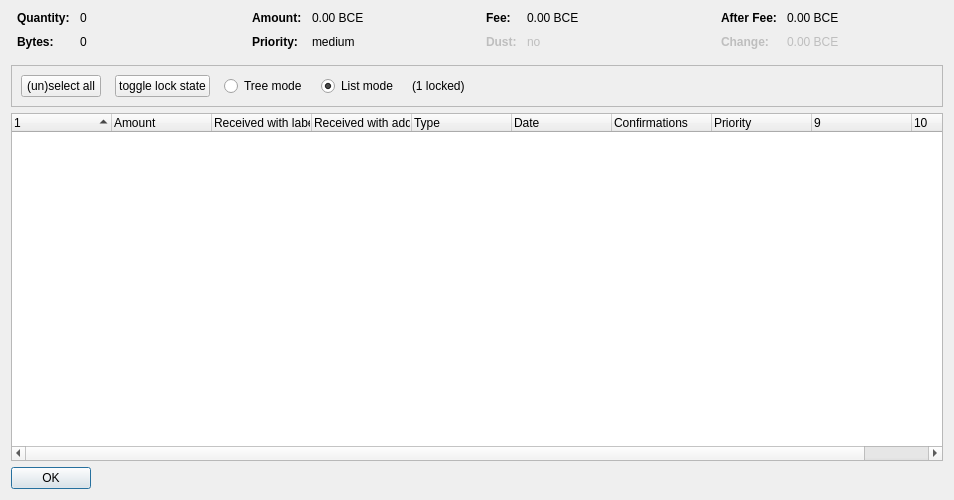
<?xml version="1.0" encoding="UTF-8"?>
<ui version="4.0">
 <class>CoinControlDialog</class>
 <widget class="QDialog" name="CoinControlDialog">
  <property name="geometry">
   <rect>
    <x>0</x>
    <y>0</y>
    <width>954</width>
    <height>500</height>
   </rect>
  </property>
  <property name="windowTitle">
   <string>Coin Selection</string>
  </property>
  <layout class="QVBoxLayout" name="verticalLayout">
   <item>
    <layout class="QHBoxLayout" name="horizontalLayoutTop" stretch="0,0,0,0">
     <property name="topMargin">
      <number>0</number>
     </property>
     <property name="bottomMargin">
      <number>10</number>
     </property>
     <item>
      <layout class="QFormLayout" name="formLayoutCoinControl1">
       <property name="horizontalSpacing">
        <number>10</number>
       </property>
       <property name="verticalSpacing">
        <number>10</number>
       </property>
       <property name="leftMargin">
        <number>6</number>
       </property>
       <property name="rightMargin">
        <number>6</number>
       </property>
       <item row="0" column="0">
        <widget class="QLabel" name="labelCoinControlQuantityText">
         <property name="font">
          <font>
           <weight>75</weight>
           <bold>true</bold>
          </font>
         </property>
         <property name="text">
          <string>Quantity:</string>
         </property>
        </widget>
       </item>
       <item row="0" column="1">
        <widget class="QLabel" name="labelCoinControlQuantity">
         <property name="cursor">
          <cursorShape>IBeamCursor</cursorShape>
         </property>
         <property name="contextMenuPolicy">
          <enum>Qt::ActionsContextMenu</enum>
         </property>
         <property name="text">
          <string notr="true">0</string>
         </property>
         <property name="textInteractionFlags">
          <set>Qt::LinksAccessibleByMouse|Qt::TextSelectableByKeyboard|Qt::TextSelectableByMouse</set>
         </property>
        </widget>
       </item>
       <item row="1" column="0">
        <widget class="QLabel" name="labelCoinControlBytesText">
         <property name="font">
          <font>
           <weight>75</weight>
           <bold>true</bold>
          </font>
         </property>
         <property name="text">
          <string>Bytes:</string>
         </property>
        </widget>
       </item>
       <item row="1" column="1">
        <widget class="QLabel" name="labelCoinControlBytes">
         <property name="cursor">
          <cursorShape>IBeamCursor</cursorShape>
         </property>
         <property name="contextMenuPolicy">
          <enum>Qt::ActionsContextMenu</enum>
         </property>
         <property name="text">
          <string notr="true">0</string>
         </property>
         <property name="textInteractionFlags">
          <set>Qt::LinksAccessibleByMouse|Qt::TextSelectableByKeyboard|Qt::TextSelectableByMouse</set>
         </property>
        </widget>
       </item>
      </layout>
     </item>
     <item>
      <layout class="QFormLayout" name="formLayoutCoinControl2">
       <property name="horizontalSpacing">
        <number>10</number>
       </property>
       <property name="verticalSpacing">
        <number>10</number>
       </property>
       <property name="leftMargin">
        <number>6</number>
       </property>
       <property name="rightMargin">
        <number>6</number>
       </property>
       <item row="0" column="0">
        <widget class="QLabel" name="labelCoinControlAmountText">
         <property name="font">
          <font>
           <weight>75</weight>
           <bold>true</bold>
          </font>
         </property>
         <property name="text">
          <string>Amount:</string>
         </property>
        </widget>
       </item>
       <item row="0" column="1">
        <widget class="QLabel" name="labelCoinControlAmount">
         <property name="cursor">
          <cursorShape>IBeamCursor</cursorShape>
         </property>
         <property name="contextMenuPolicy">
          <enum>Qt::ActionsContextMenu</enum>
         </property>
         <property name="text">
          <string notr="true">0.00 BCE</string>
         </property>
         <property name="textInteractionFlags">
          <set>Qt::LinksAccessibleByMouse|Qt::TextSelectableByKeyboard|Qt::TextSelectableByMouse</set>
         </property>
        </widget>
       </item>
       <item row="1" column="0">
        <widget class="QLabel" name="labelCoinControlPriorityText">
         <property name="font">
          <font>
           <weight>75</weight>
           <bold>true</bold>
          </font>
         </property>
         <property name="text">
          <string>Priority:</string>
         </property>
        </widget>
       </item>
       <item row="1" column="1">
        <widget class="QLabel" name="labelCoinControlPriority">
         <property name="cursor">
          <cursorShape>IBeamCursor</cursorShape>
         </property>
         <property name="contextMenuPolicy">
          <enum>Qt::ActionsContextMenu</enum>
         </property>
         <property name="text">
          <string>medium</string>
         </property>
         <property name="textInteractionFlags">
          <set>Qt::LinksAccessibleByMouse|Qt::TextSelectableByKeyboard|Qt::TextSelectableByMouse</set>
         </property>
        </widget>
       </item>
      </layout>
     </item>
     <item>
      <layout class="QFormLayout" name="formLayoutCoinControl3">
       <property name="horizontalSpacing">
        <number>10</number>
       </property>
       <property name="verticalSpacing">
        <number>10</number>
       </property>
       <property name="leftMargin">
        <number>6</number>
       </property>
       <property name="rightMargin">
        <number>6</number>
       </property>
       <item row="0" column="0">
        <widget class="QLabel" name="labelCoinControlFeeText">
         <property name="font">
          <font>
           <weight>75</weight>
           <bold>true</bold>
          </font>
         </property>
         <property name="text">
          <string>Fee:</string>
         </property>
        </widget>
       </item>
       <item row="0" column="1">
        <widget class="QLabel" name="labelCoinControlFee">
         <property name="cursor">
          <cursorShape>IBeamCursor</cursorShape>
         </property>
         <property name="contextMenuPolicy">
          <enum>Qt::ActionsContextMenu</enum>
         </property>
         <property name="text">
          <string notr="true">0.00 BCE</string>
         </property>
         <property name="textInteractionFlags">
          <set>Qt::LinksAccessibleByMouse|Qt::TextSelectableByKeyboard|Qt::TextSelectableByMouse</set>
         </property>
        </widget>
       </item>
       <item row="1" column="0">
        <widget class="QLabel" name="labelCoinControlLowOutputText">
         <property name="enabled">
          <bool>false</bool>
         </property>
         <property name="font">
          <font>
           <weight>75</weight>
           <bold>true</bold>
          </font>
         </property>
         <property name="text">
          <string>Dust:</string>
         </property>
        </widget>
       </item>
       <item row="1" column="1">
        <widget class="QLabel" name="labelCoinControlLowOutput">
         <property name="enabled">
          <bool>false</bool>
         </property>
         <property name="cursor">
          <cursorShape>IBeamCursor</cursorShape>
         </property>
         <property name="contextMenuPolicy">
          <enum>Qt::ActionsContextMenu</enum>
         </property>
         <property name="text">
          <string>no</string>
         </property>
         <property name="textInteractionFlags">
          <set>Qt::LinksAccessibleByMouse|Qt::TextSelectableByKeyboard|Qt::TextSelectableByMouse</set>
         </property>
        </widget>
       </item>
      </layout>
     </item>
     <item>
      <layout class="QFormLayout" name="formLayoutCoinControl4">
       <property name="horizontalSpacing">
        <number>10</number>
       </property>
       <property name="verticalSpacing">
        <number>10</number>
       </property>
       <property name="leftMargin">
        <number>6</number>
       </property>
       <property name="rightMargin">
        <number>6</number>
       </property>
       <item row="0" column="0">
        <widget class="QLabel" name="labelCoinControlAfterFeeText">
         <property name="font">
          <font>
           <weight>75</weight>
           <bold>true</bold>
          </font>
         </property>
         <property name="text">
          <string>After Fee:</string>
         </property>
        </widget>
       </item>
       <item row="0" column="1">
        <widget class="QLabel" name="labelCoinControlAfterFee">
         <property name="cursor">
          <cursorShape>IBeamCursor</cursorShape>
         </property>
         <property name="contextMenuPolicy">
          <enum>Qt::ActionsContextMenu</enum>
         </property>
         <property name="text">
          <string notr="true">0.00 BCE</string>
         </property>
         <property name="textInteractionFlags">
          <set>Qt::LinksAccessibleByMouse|Qt::TextSelectableByKeyboard|Qt::TextSelectableByMouse</set>
         </property>
        </widget>
       </item>
       <item row="1" column="0">
        <widget class="QLabel" name="labelCoinControlChangeText">
         <property name="enabled">
          <bool>false</bool>
         </property>
         <property name="font">
          <font>
           <weight>75</weight>
           <bold>true</bold>
          </font>
         </property>
         <property name="text">
          <string>Change:</string>
         </property>
        </widget>
       </item>
       <item row="1" column="1">
        <widget class="QLabel" name="labelCoinControlChange">
         <property name="enabled">
          <bool>false</bool>
         </property>
         <property name="cursor">
          <cursorShape>IBeamCursor</cursorShape>
         </property>
         <property name="contextMenuPolicy">
          <enum>Qt::ActionsContextMenu</enum>
         </property>
         <property name="text">
          <string notr="true">0.00 BCE</string>
         </property>
         <property name="textInteractionFlags">
          <set>Qt::LinksAccessibleByMouse|Qt::TextSelectableByKeyboard|Qt::TextSelectableByMouse</set>
         </property>
        </widget>
       </item>
      </layout>
     </item>
    </layout>
   </item>
   <item>
    <widget class="QFrame" name="frame">
     <property name="minimumSize">
      <size>
       <width>0</width>
       <height>40</height>
      </size>
     </property>
     <property name="frameShape">
      <enum>QFrame::StyledPanel</enum>
     </property>
     <property name="frameShadow">
      <enum>QFrame::Sunken</enum>
     </property>
     <layout class="QHBoxLayout" name="horizontalLayout">
      <item>
       <layout class="QHBoxLayout" name="horizontalLayoutPanel" stretch="0,0,0,0,0,0">
        <property name="spacing">
         <number>14</number>
        </property>
        <item>
         <widget class="QPushButton" name="pushButtonSelectAll">
          <property name="sizePolicy">
           <sizepolicy hsizetype="Maximum" vsizetype="Fixed">
            <horstretch>0</horstretch>
            <verstretch>0</verstretch>
           </sizepolicy>
          </property>
          <property name="text">
           <string>(un)select all</string>
          </property>
          <property name="autoDefault">
           <bool>false</bool>
          </property>
         </widget>
        </item>
        <item>
         <widget class="QPushButton" name="pushButtonToggleLock">
          <property name="sizePolicy">
           <sizepolicy hsizetype="Maximum" vsizetype="Fixed">
            <horstretch>0</horstretch>
            <verstretch>0</verstretch>
           </sizepolicy>
          </property>
          <property name="text">
           <string>toggle lock state</string>
          </property>
          <property name="autoDefault">
           <bool>false</bool>
          </property>
         </widget>
        </item>
        <item>
         <widget class="QRadioButton" name="radioTreeMode">
          <property name="sizePolicy">
           <sizepolicy hsizetype="Maximum" vsizetype="Fixed">
            <horstretch>0</horstretch>
            <verstretch>0</verstretch>
           </sizepolicy>
          </property>
          <property name="text">
           <string>Tree mode</string>
          </property>
         </widget>
        </item>
        <item>
         <widget class="QRadioButton" name="radioListMode">
          <property name="sizePolicy">
           <sizepolicy hsizetype="Maximum" vsizetype="Fixed">
            <horstretch>0</horstretch>
            <verstretch>0</verstretch>
           </sizepolicy>
          </property>
          <property name="text">
           <string>List mode</string>
          </property>
          <property name="checked">
           <bool>true</bool>
          </property>
         </widget>
        </item>
        <item>
         <widget class="QLabel" name="labelLocked">
          <property name="text">
           <string>(1 locked)</string>
          </property>
         </widget>
        </item>
        <item>
         <spacer name="horizontalSpacer">
          <property name="orientation">
           <enum>Qt::Horizontal</enum>
          </property>
          <property name="sizeHint" stdset="0">
           <size>
            <width>40</width>
            <height>20</height>
           </size>
          </property>
         </spacer>
        </item>
       </layout>
      </item>
     </layout>
    </widget>
   </item>
   <item>
    <widget class="CoinControlTreeWidget" name="treeWidget">
     <property name="contextMenuPolicy">
      <enum>Qt::CustomContextMenu</enum>
     </property>
     <property name="sortingEnabled">
      <bool>false</bool>
     </property>
     <property name="columnCount">
      <number>10</number>
     </property>
     <attribute name="headerShowSortIndicator" stdset="0">
      <bool>true</bool>
     </attribute>
     <attribute name="headerStretchLastSection">
      <bool>false</bool>
     </attribute>
     <column>
      <property name="text">
       <string/>
      </property>
     </column>
     <column>
      <property name="text">
       <string>Amount</string>
      </property>
     </column>
     <column>
      <property name="text">
       <string>Received with label</string>
      </property>
     </column>
     <column>
      <property name="text">
       <string>Received with address</string>
      </property>
     </column>
     <column>
      <property name="text">
       <string>Type</string>
      </property>
     </column>
     <column>
      <property name="text">
       <string>Date</string>
      </property>
     </column>
     <column>
      <property name="text">
       <string>Confirmations</string>
      </property>
      <property name="toolTip">
       <string>Confirmed</string>
      </property>
     </column>
     <column>
      <property name="text">
       <string>Priority</string>
      </property>
     </column>
     <column>
      <property name="text">
       <string/>
      </property>
     </column>
     <column>
      <property name="text">
       <string/>
      </property>
     </column>
    </widget>
   </item>
   <item>
    <widget class="QDialogButtonBox" name="buttonBox">
     <property name="sizePolicy">
      <sizepolicy hsizetype="Maximum" vsizetype="Fixed">
       <horstretch>0</horstretch>
       <verstretch>0</verstretch>
      </sizepolicy>
     </property>
     <property name="orientation">
      <enum>Qt::Horizontal</enum>
     </property>
     <property name="standardButtons">
      <set>QDialogButtonBox::Ok</set>
     </property>
    </widget>
   </item>
  </layout>
 </widget>
 <customwidgets>
  <customwidget>
   <class>CoinControlTreeWidget</class>
   <extends>QTreeWidget</extends>
   <header>coincontroltreewidget.h</header>
  </customwidget>
 </customwidgets>
 <resources/>
 <connections/>
</ui>
